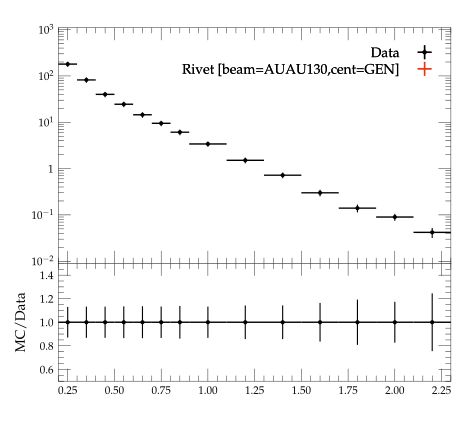

The script that saved this image:
#! /usr/bin/env python3

# This Python script was auto-generated using YODA v2.1.2.
# Analysis object: /PHENIX_2004_I623413/d10-x01-y06
# Timestamp: 16-12-2025 (21:30:08)

import matplotlib as mpl
import matplotlib.pyplot as plt
mpl.use('Agg') # comment out for interactive use
import os
import numpy as np
from numpy import nan, inf

plotDir = os.path.split(os.path.realpath(__file__))[0]
if 'YODA_USER_PLOT_PATH' in globals():
    plot_outdir = globals()['YODA_USER_PLOT_PATH']
else:
    plot_outdir = plotDir

#plot style
plt.style.use(os.path.join(plotDir, '../default.mplstyle'))
# plot metadata
figW, figH = plt.rcParams['figure.figsize']
ax_xLabel = ''
ax_yLabel = ''
ax_title  = ''
ax_xScale = 'linear'
ax_yScale = 'log'
xLims = (0.2, 2.3)
yLims = (0.009000000000000001, 1100.0)

# TeX-friendly labels for the legend
labels = {
  'legend' : ([ r"Data", r"Rivet [beam=AUAU130,cent=GEN]" ], r""),
}

# Adjust canvas width and height
canvasW = 10.0
canvasH = 9.0
figW *= canvasW/10.
figH *= canvasH/9.

# Create figure and axis objects
fig, (ax, ratio0_ax) = plt.subplots(2, 1, sharex=True,
                  figsize=(figW,figH), gridspec_kw={'height_ratios': (6.0, 3.0)})

# Set figure margins
plt.subplots_adjust(
    left   = 1.0 * plt.rcParams['figure.subplot.left'],
    right  = 1.0 * plt.rcParams['figure.subplot.right'],
    top    = 1.0 * plt.rcParams['figure.subplot.top'],
    bottom = 1.0 * plt.rcParams['figure.subplot.bottom'])

ratio0_ax.yaxis.set_major_locator(mpl.ticker.MultipleLocator(0.2))
ratio0_ax.set_ylim(0.5, 1.4999)
ratio0_ax.set_ylabel('MC/Data')

# the numerical data is stored in a separate file
dataf = dict()
prefix = os.path.split(__file__)[0]
if prefix:    prefix = prefix + '/'
exec(open(prefix+'d10-x01-y06__data.py').read(), dataf)


legend_handles = dict() # keep track of handles for the legend

# style options for curves
# starts at zorder>=5 to draw curve on top of legend
styles = {
  'Data': {
    'color' : 'black',
    'linestyle' : '-',
    'lineopacity' : 1.0,
    'linewidth' : 1,
    'marker' : 'o',
    'markersize' : 2,
    'capsize' : 0.0,
    'zorder' : 5,
    'histstyle' : 0,
    'drawstyle' : 'steps-pre',
    'xerrorbars' : 1,
    'yerrorbars' : 1,
    'fillcolor' : None,
    'fillopacity' : 1.0,
    'ratio0_linestyle' : '-',
    'ratio0_lineopacity' : 1.0,
    'ratio0_linewidth' : 1,
    'ratio0_marker' : 'o',
    'ratio0_markersize' : 2,
    'ratio0_capsize' : 0.0,
    'ratio0_zorder' : 5,
    'ratio0_histstyle' : 0,
    'ratio0_drawstyle' : 'steps-pre',
    'ratio0_xerrorbars' : 1,
    'ratio0_yerrorbars' : 1,
  },
  'Rivet.yoda [beam=AUAU130,cent=GEN]': {
    'color' : '#EE3311',
    'linestyle' : '-',
    'lineopacity' : 1.0,
    'linewidth' : 1,
    'marker' : 'none',
    'markersize' : 2,
    'capsize' : 0.0,
    'zorder' : 6,
    'histstyle' : 1,
    'drawstyle' : 'steps-pre',
    'xerrorbars' : 1,
    'yerrorbars' : 1,
    'fillcolor' : None,
    'fillopacity' : 1.0,
    'ratio0_linestyle' : '-',
    'ratio0_lineopacity' : 1.0,
    'ratio0_linewidth' : 1,
    'ratio0_marker' : 'none',
    'ratio0_markersize' : 2,
    'ratio0_capsize' : 0.0,
    'ratio0_zorder' : 6,
    'ratio0_histstyle' : 1,
    'ratio0_drawstyle' : 'steps-pre',
    'ratio0_xerrorbars' : 1,
    'ratio0_yerrorbars' : 1,
  },
}

# curve from input yoda files in main panel
for label, yvals in dataf['yvals'].items():
    if all(np.isnan(v) for v in dataf['yvals'][label]):
        continue
    tmp = None
    if styles[label]['histstyle']: # draw as histogram
        xpos = dataf['xedges'][label] if styles[label]['drawstyle'] else dataf['xpoints'][label]
        ypos = np.insert(yvals, 0, yvals[0]) if styles[label]['drawstyle'] else yvals
        if styles[label]['fillcolor']: # fill area below curve
            ax.fill_between(xpos, ypos, step='pre',
                            color=styles[label]['fillcolor'],
                            alpha=styles[label]['fillopacity'])
        tmp, = ax.plot(xpos, ypos,
                       color=styles[label]['color'],
                       linestyle=styles[label]['linestyle'],
                       alpha=styles[label]['lineopacity'],
                       linewidth=styles[label]['linewidth'],
                       drawstyle=styles[label]['drawstyle'], solid_joinstyle='miter',
                       zorder=styles[label]['zorder'], label=label)
    tmp = ax.errorbar(dataf['xpoints'][label], yvals,
                      xerr=np.array(dataf['xerrs'][label])*styles[label]['xerrorbars'],
                      yerr=np.array(dataf['yerrs'][label])*styles[label]['yerrorbars'],
                      fmt=styles[label]['marker'], capsize=styles[label]['capsize'],
                      alpha=styles[label]['lineopacity'],
                      markersize=styles[label]['markersize'],
                      ecolor=styles[label]['color'],
                      color=styles[label]['color'], zorder=styles[label]['zorder'])
    tmp[-1][0].set_linestyle(styles[label]['linestyle'])
    tmp[-1][0].set_linewidth(styles[label]['linewidth'])
    if label in dataf['add_legend_handle']:  legend_handles[label] = tmp
    for varLabel in dataf['variation_yvals'].keys():
        if varLabel.startswith(label):
            tmp, = ax.plot(dataf['xedges'][label], dataf['variation_yvals'][varLabel],
                           color=styles[label]['color'],
                           linestyle=styles[label]['linestyle'],
                           linewidth=styles[label]['linewidth'],
                           drawstyle='steps-pre', solid_joinstyle='miter',
                           zorder=styles[label]['zorder'], alpha=0.5)


# plots on ratio panel
# curve from input yoda files in ratio panel
for label, yvals in dataf['ratio0_yvals'].items():
    if all(np.isnan(v) for v in yvals):
        continue
    if styles[label]['ratio0_histstyle']: # plot as histogram
        xpos = dataf['xedges']['Data'] if styles[label]['ratio0_drawstyle'] else dataf['xpoints']['Data']
        ypos = np.insert(yvals, 0, yvals[0]) if styles[label]['ratio0_drawstyle'] else yvals
        ratio0_ax.plot(xpos, ypos,
                       color=styles[label]['color'],
                       linewidth=styles[label]['linewidth'],
                       linestyle=styles[label]['ratio0_linestyle'],
                       alpha=styles[label]['ratio0_lineopacity'],
                       drawstyle=styles[label]['ratio0_drawstyle'], zorder=styles[label]['zorder'],
                       solid_joinstyle='miter')
    tmp = ratio0_ax.errorbar(dataf['xpoints']['Data'], yvals,
                             xerr=np.array(dataf['ref_xerrs'])*styles[label]['ratio0_xerrorbars'],
                             yerr=np.array(dataf['ratio0_yerrs'][label])*styles[label]['ratio0_yerrorbars'],
                             fmt=styles[label]['ratio0_marker'], capsize=styles[label]['ratio0_capsize'],
                             alpha=styles[label]['ratio0_lineopacity'],
                             markersize=styles[label]['ratio0_markersize'],
                             ecolor=styles[label]['color'],
                             color=styles[label]['color'])
    tmp[-1][0].set_linestyle(styles[label]['ratio0_linestyle'])
    tmp[-1][0].set_linewidth(styles[label]['ratio0_linewidth'])

    for varlabel in dataf['ratio0_variation_vals'].keys():
        if varlabel.startswith(label):
            ratio0_ax.plot(dataf['xedges']['Data'],
                            dataf['ratio0_variation_vals'][varlabel],
                            color=styles[label]['color'],
                            linestyle=styles[label]['linestyle'],
                            linewidth=styles[label]['linewidth'],
                            drawstyle='steps-pre', solid_joinstyle='miter',
                            zorder=1, alpha=0.5)

legend_items = list(legend_handles.values())
ax.add_artist(ax.legend(legend_items,
                        labels['legend'][0],
                        title=labels['legend'][1],
                        alignment='right',
                        loc='upper right',
                        bbox_to_anchor=(1.0, 0.97),markerfirst=False))

# set plot metadata as defined above
ratio0_ax.set_xlabel(ax_xLabel)
ratio0_ax.xaxis.set_label_coords(1., -0.15)
ax.set_ylabel(ax_yLabel, ha='right', va='top')
ax.yaxis.set_label_coords(-0.11, 1.0)
ax.set_title(ax_title, loc='left')
ax.set_xscale(ax_xScale)
ax.set_yscale(ax_yScale)
ratio0_ax.set_yscale('linear')
ax.set_xlim(xLims)
ax.set_ylim(yLims)

# tick formatting
plt.rcParams['xtick.top'] = True
plt.rcParams['ytick.right'] = True
ax.yaxis.set_major_locator(mpl.ticker.LogLocator(base=10.0, numticks=np.inf))
ax.yaxis.set_minor_locator(mpl.ticker.LogLocator(
                           base=10.0, subs=np.arange(0.1, 1, 0.1), numticks=np.inf))
fig.align_ylabels((ax, ratio0_ax))
plt.savefig(os.path.join(plot_outdir, 'd10-x01-y06.pdf'), format='PDF')
plt.savefig(os.path.join(plot_outdir, 'd10-x01-y06.png'), format='PNG')

plt.close(fig)
